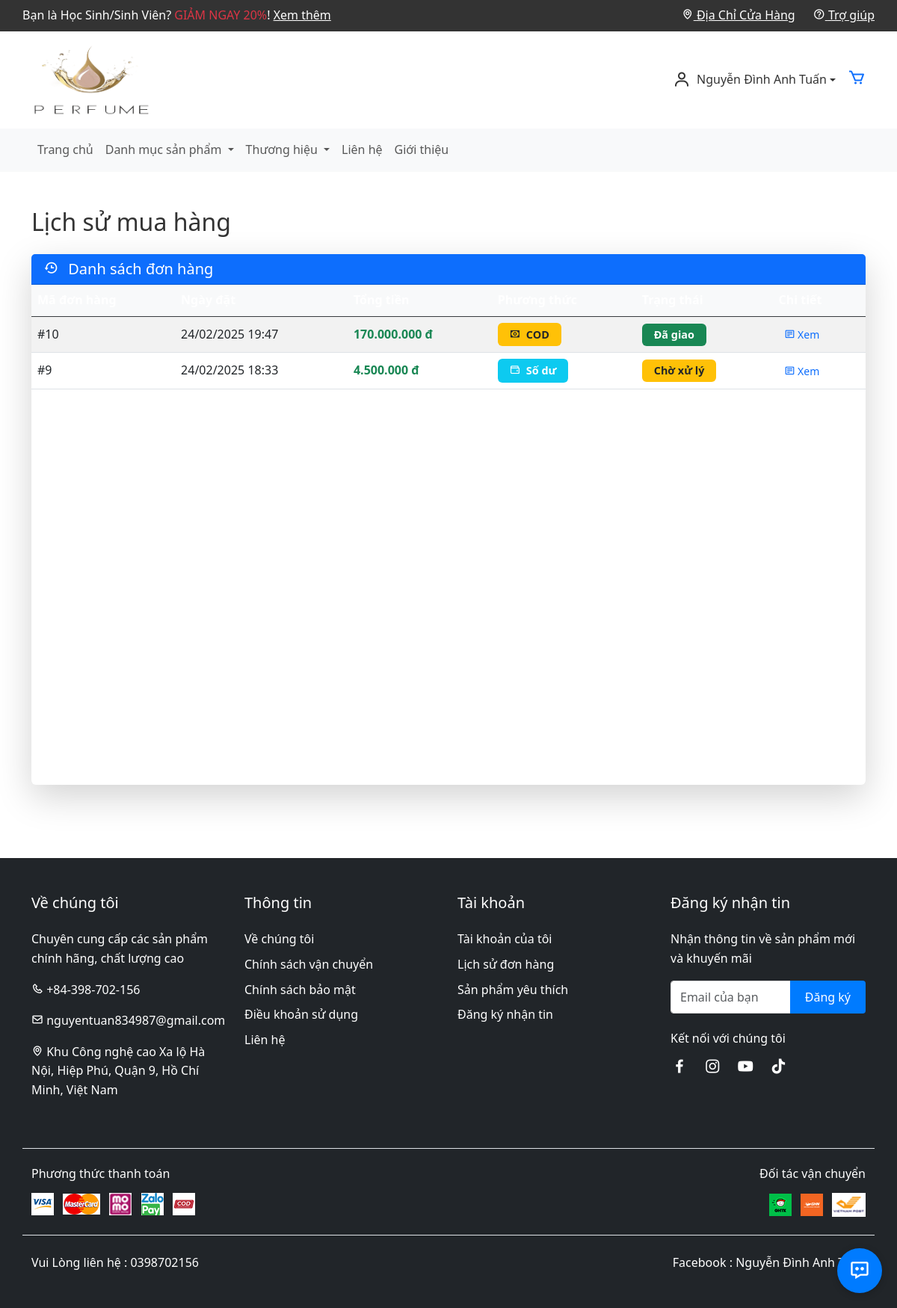
The page /purchase-history.php (signed in) on the database its author committed.
### tables this page shows
CREATE TABLE `order_items` (
  `id` int(11) NOT NULL,
  `order_id` int(11) NOT NULL,
  `product_id` int(11) NOT NULL,
  `quantity` int(11) NOT NULL,
  `price` int(11) NOT NULL
);

CREATE TABLE `orders` (
  `id` int(11) NOT NULL,
  `user_id` int(11) NOT NULL,
  `total_amount` varchar(50) NOT NULL,
  `shipping_address` text NOT NULL,
  `phone` varchar(20) NOT NULL,
  `note` text DEFAULT NULL,
  `order_status` varchar(20) NOT NULL,
  `created_at` timestamp NOT NULL DEFAULT current_timestamp(),
  `payment_method` varchar(20) NOT NULL DEFAULT 'wallet'
);

### functions/functions.php (called while the page is built, shortened)
<?php
function format_currency($amount) {
    $amount = floatval($amount);
    return number_format($amount, 0, ',', '.') . ' đ';
}
?>

### purchase-history.php (the view, shortened to what this page needs)
<?php
require_once 'Header.php';
require_once './functions/functions.php';
$user_id = $_SESSION['user_id'];
$stmt = $conn->prepare("SELECT * , order_items.price as price_detail FROM orders inner join order_items on orders.id = order_items.order_id WHERE user_id = ? ORDER BY created_at DESC");
$stmt->bind_param("i", $user_id);
$stmt->execute();
$orders = $stmt->get_result();
?>
<div class="container py-5">
    <h2 class="mb-4">Lịch sử mua hàng</h2>
    <div class="card shadow-lg border-0 rounded">
        <div class="card-header bg-primary text-white">
            <h5 class="mb-0"><i class="bx bx-history me-2"></i> Danh sách đơn hàng</h5>
        </div>
        <div class="card-body p-0">
            <?php if ($orders->num_rows > 0): ?>
                <div class="table-responsive">
                    <table class="table table-hover table-striped mb-0">
                        <thead class="table-dark text-white">
                            <tr>
                                <th>Mã đơn hàng</th>
                                <th>Ngày đặt</th>
                                <th>Tổng tiền</th>
                                <th>Phương thức</th>
                                <th>Trạng thái</th>
                                <th>Chi tiết</th>
                            </tr>
                        </thead>
                        <tbody>
                            <?php while ($order = $orders->fetch_assoc()): ?>
                                <tr>
                                    <td>#<?= $order['id'] ?></td>
                                    <td><?= date('d/m/Y H:i', strtotime($order['created_at'])) ?></td>
                                    <td>
                                        <span class="fw-bold text-success"><?= format_currency($order['price'] * $order['quantity']) ?></span>
                                    </td>
                                    <td>
                                        <?php
                                            switch ($order['payment_method']) {
                                                case 'wallet':
                                                    echo '<span class="badge bg-info"><i class="bx bx-wallet me-1"></i> Số dư</span>';
                                                    break;
                                                case 'cod':
                                                    echo '<span class="badge bg-warning text-dark"><i class="bx bx-money me-1"></i> COD</span>';
                                                    break;
                                            }
                                        ?>
                                    </td>
                                    <td>
                                        <?php
                                            switch ($order['order_status']) {
                                                case 'pending':
                                                    echo '<span class="badge bg-warning text-dark">Chờ xử lý</span>';
                                                    break;
                                                case 'delivered':
                                                    echo '<span class="badge bg-success">Đã giao</span>';
                                                    break;
                                            }
                                        ?>
                                    </td>
                                    <td>
                                        <a href="order-detail.php?id=<?= $order['id'] ?>" class="btn btn-sm btn-outline-primary">
                                            <i class="bx bx-detail"></i> Xem
                                        </a>
                                    </td>
                                </tr>
                            <?php endwhile; ?>
                        </tbody>
                    </table>
                </div>
            <?php endif; ?>
        </div>
    </div>
</div>
<?php require_once 'Footer.php'; ?>

### assets/css/style.css (style rules this page uses)
* { margin: 0; padding: 0; box-sizing: border-box; }
body { font-family: 'Segoe UI', Tahoma, Geneva, Verdana, sans-serif; line-height: 1.6; color: #333; }
.badge { font-size: 0.9rem; padding: 0.5rem 1rem; }
.btn { padding: 10px 20px; border: none; border-radius: 4px; cursor: pointer; font-weight: 500; }

### rows shown on the page
order_items: id "10", order.created_at "24/02/2025 19:47", format_currency($order['price'] * $order['quantity']) "170.000.000 đ", shows "COD", shows "Đã giao"
order_items: id "9", order.created_at "24/02/2025 18:33", format_currency($order['price'] * $order['quantity']) "4.500.000 đ", shows "Số dư", shows "Chờ xử lý"

### other values the page prints
$_SESSION['fullname'] "Nguyễn Đình Anh Tuấn"
